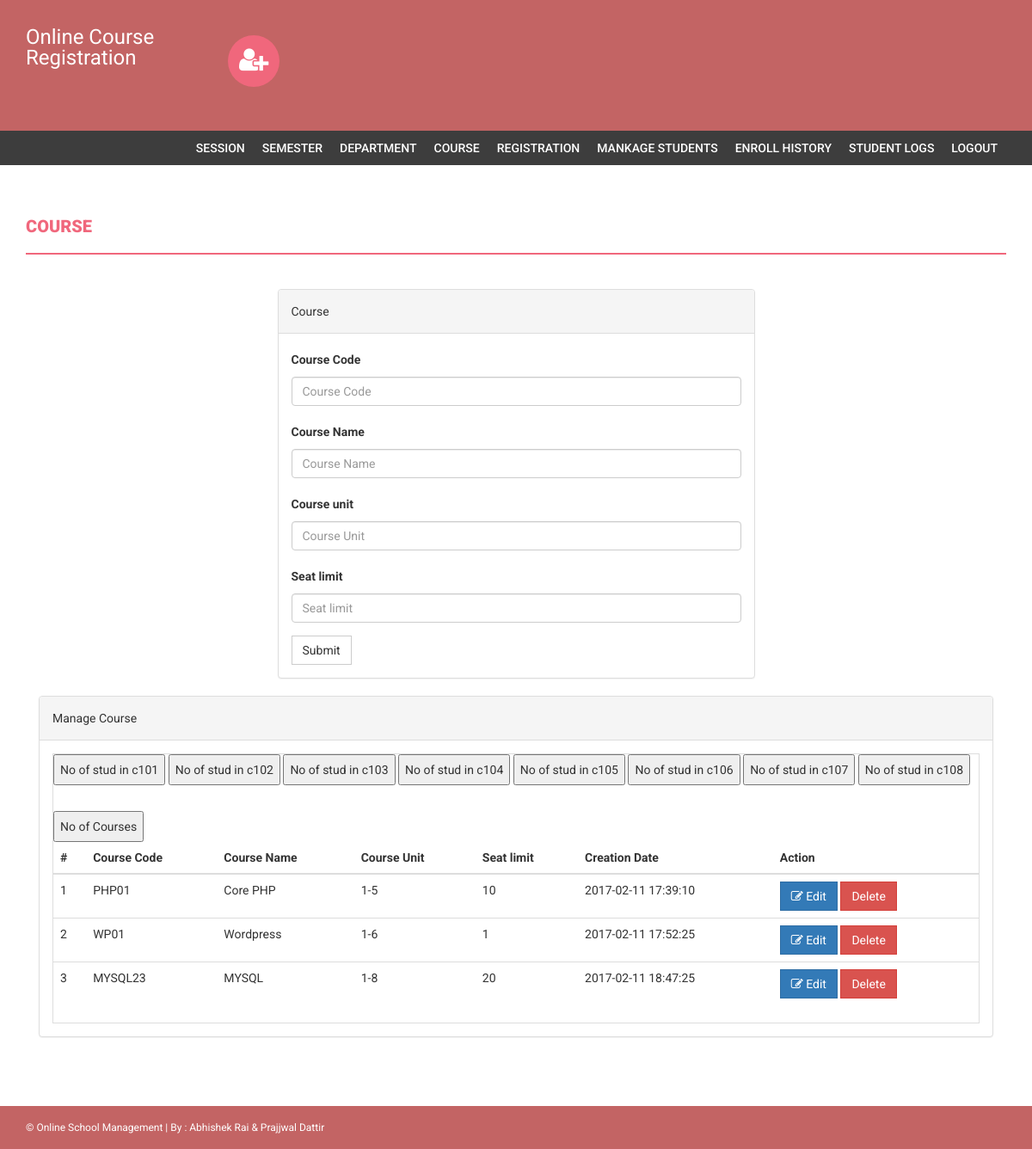
The app's page /admin/course.php (signed in), older data.
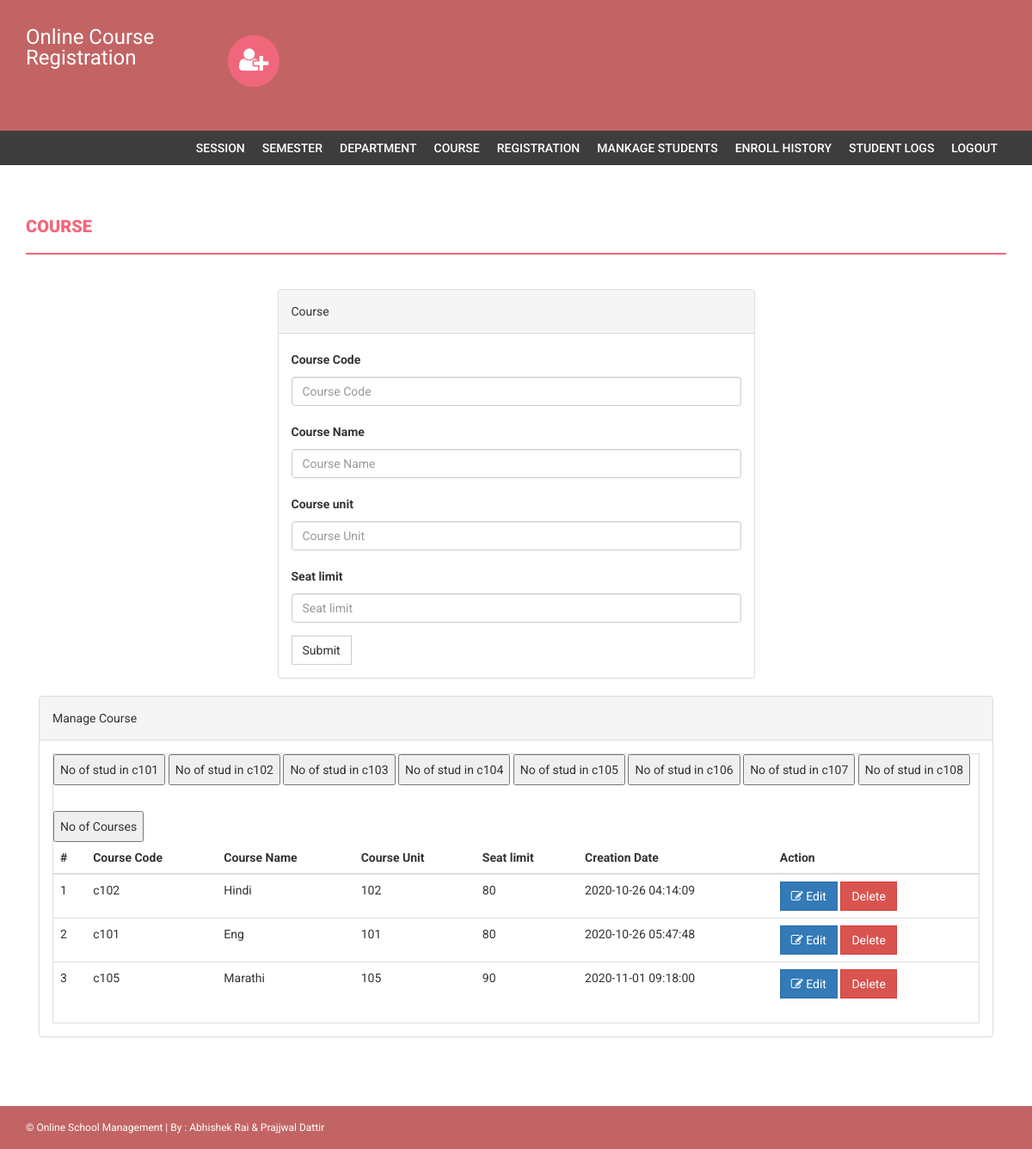
The same page, newer data.
### tables this page shows
CREATE TABLE `course` (
  `id` int(11) NOT NULL,
  `courseCode` varchar(255) DEFAULT NULL,
  `courseName` varchar(255) DEFAULT NULL,
  `courseUnit` varchar(255) DEFAULT NULL,
  `noofSeats` int(11) DEFAULT NULL,
  `creationDate` timestamp NULL DEFAULT current_timestamp(),
  `updationDate` varchar(255) DEFAULT NULL,
  `dept_id` int(6) DEFAULT NULL
);

### admin/course.php (the view, shortened to what this page needs)
<?php
if(strlen($_SESSION['alogin'])==0)
    {
header('location:index.php');
}
else{
?>
<!DOCTYPE html>
<html xmlns="http://www.w3.org/1999/xhtml">
<head>
    <link href="assets/css/bootstrap.css" rel="stylesheet" />
    <link href="assets/css/font-awesome.css" rel="stylesheet" />
    <link href="assets/css/style.css" rel="stylesheet" />
</head>
<body>
<?php include('includes/header.php');?>
<?php if($_SESSION['alogin']!="")
{
 include('includes/menubar.php');
}
 ?>
    <div class="content-wrapper">
        <div class="container">
              <div class="row">
                    <div class="col-md-12">
                        <h1 class="page-head-line">Course  </h1>
                    </div>
                </div>
                <div class="row" >
                  <div class="col-md-3"></div>
                    <div class="col-md-6">
                        <div class="panel panel-default">
                        <div class="panel-heading">
                           Course
                        </div>
                        <div class="panel-body">
                       <form name="dept" method="post">
   <div class="form-group">
    <label for="coursecode">Course Code  </label>
    <input type="text" class="form-control" id="coursecode" name="coursecode" placeholder="Course Code" required />
  </div>
 <div class="form-group">
    <label for="coursename">Course Name  </label>
    <input type="text" class="form-control" id="coursename" name="coursename" placeholder="Course Name" required />
  </div>
<div class="form-group">
    <label for="courseunit">Course unit  </label>
    <input type="text" class="form-control" id="courseunit" name="courseunit" placeholder="Course Unit" required />
  </div>
<div class="form-group">
    <label for="seatlimit">Seat limit  </label>
    <input type="text" class="form-control" id="seatlimit" name="seatlimit" placeholder="Seat limit" required />
  </div>
 <button type="submit" name="submit" class="btn btn-default">Submit</button>
</form>
                            </div>
                            </div>
                    </div>
                </div>
                <div class="col-md-12">
                    <div class="panel panel-default">
                        <div class="panel-heading">
                            Manage Course
                        </div>
                        <div class="panel-body">
                            <div class="table-responsive table-bordered">
                                <table class="table">
                                    <thead>
                                        <tr>
                                            <th>#</th>
                                            <th>Course Code</th>
                                            <th>Course Name </th>
                                            <th>Course Unit</th>
                                            <th>Seat limit</th>
                                             <th>Creation Date</th>
                                             <th>Action</th>
                                        </tr>
                                    </thead>
                                    <tbody>
                                    	<div>
  <form method="post">
        <input type="submit" name="course101"
                value="No of stud in c101"/>
                 <input type="submit" name="course102"
                value="No of stud in c102"/>
          <input type="submit" name="course103"
                value="No of stud in c103"/>
               <input type="submit" name="course104"
                value="No of stud in c104"/>
                <input type="submit" name="course105"
                value="No of stud in c105"/>
                <input type="submit" name="course106"
                value="No of stud in c106"/>
                <input type="submit" name="course107"
                value="No of stud in c107"/>
                <input type="submit" name="course108"
                value="No of stud in c108"/> <br><br>
 	<input type="submit" name="courses" value="No of Courses" />
    </form>
</div>
<?php
$sql=mysqli_query($con,"select * from course");
$cnt=1;
while($row=mysqli_fetch_array($sql))
{
?>
                                        <tr>
                                            <td><?php echo $cnt;?></td>
                                            <td><?php echo htmlentities($row['courseCode']);?></td>
                                            <td><?php echo htmlentities($row['courseName']);?></td>
                                            <td><?php echo htmlentities($row['courseUnit']);?></td>
                                             <td><?php echo htmlentities($row['noofSeats']);?></td>
                                            <td><?php echo htmlentities($row['creationDate']);?></td>
                                            <td>
                                            <a href="edit-course.php?id=<?php echo $row['id']?>">
<button class="btn btn-primary"><i class="fa fa-edit "></i> Edit</button> </a>
  <a href="course.php?id=<?php echo $row['id']?>&del=delete" onClick="return confirm('Are you sure you want to delete?')">
                                            <button class="btn btn-danger">Delete</button>
</a>
                                            </td>
                                        </tr>
<?php
$cnt++;
} ?>
                                    </tbody>
                                </table>
                            </div>
                        </div>
                    </div>
                </div>
            </div>
        </div>
  <?php include('includes/footer.php');?>
</body>
</html>
<?php } ?>

### admin/includes/header.php (shortened to what this page needs)
<div class="navbar navbar-inverse set-radius-zero">
    <div class="container">
        <div class="navbar-header">
             <a class="navbar-brand" href="#" style="color:#fff; font-size:24px;4px; line-height:24px; ">
               Online Course Registration
            </a>
        </div>
        <div class="left-div">
            <i class="fa fa-user-plus login-icon" ></i>
    </div>
        </div>
    </div>

### admin/includes/menubar.php
<section class="menu-section">
        <div class="container">
            <div class="row">
                <div class="col-md-12">
                    <div class="navbar-collapse collapse ">
                        <ul id="menu-top" class="nav navbar-nav navbar-right">
                            <li><a href="session.php">Session</a></li>
                            <li><a href="semester.php">Semester </a></li>
                            <li><a   href="department.php">Department</a></li>
                             <li><a href="course.php">Course</a></li>
                              <li><a href="student-registration.php">Registration</a></li>
                               <li><a href="manage-students.php">Mankage Students</a></li>
                               <li><a href="enroll-history.php">Enroll History</a></li>
                               <li><a href="user-log.php">Student Logs </a></li>
                            <li><a href="logout.php">Logout</a></li>
                        </ul>
                    </div>
                </div>
            </div>
        </div>
    </section>

### admin/includes/footer.php
<footer>
        <div class="container">
            <div class="row">
                <div class="col-md-12">
                    &copy;  Online School Management | By : Abhishek Rai & Prajjwal Dattir
                </div>
            </div>
        </div>
    </footer>

### admin/assets/css/style.css (style rules this page uses)
body { font-family: 'Roboto', sans-serif; line-height: 30px; }
.set-radius-zero { border-radius: 0px; -moz-border-radius: 0px; -webkit-border-radius: 0px; }
.content-wrapper { margin-top: 40px; min-height: 600px; padding-bottom: 60px; }
.page-head-line { font-weight: 900; padding-bottom: 20px; border-bottom: 2px solid #F0677C; text-transform: uppercase; color: #F0677C; font-size: 20px; margin-bottom: 40px; }
.btn { border-radius: 0px; -webkit-border-radius: 0px; -moz-border-radius: 0px; }
.login-icon { height: 60px; width: 60px; padding: 13px; border-radius: 50%; font-size: 30px; margin-bottom: 20px; color: #fff; text-align: center; cursor:pointer; background-color:#F0677C; -webkit-border-radius:50%; -moz-border-radius:50%; }
.left-div { padding-left: 30px; margin-top: 40px; margin-bottom: 30px; }
.navbar-brand { width: 250px; padding-top: 30px; }
.menu-section { background-color: #3D3D3D; }
#menu-top a { color: #FFF; text-decoration: none; font-weight: 500; padding: 10px 10px 10px 10px; text-transform: uppercase; }
.navbar-inverse { background-color: #C36464; border-color: transparent; }
.navbar { margin-bottom: 0px; }
footer { padding: 10px; color: #fff; font-size: 12px; background-color: #C36464; }

Row changes from the older to the newer data that the page shows:
removed course: courseCode "PHP01", courseName "Core PHP", courseUnit "1-5", noofSeats "10", creationDate "2017-02-11 17:39:10"
removed course: courseCode "WP01", courseName "Wordpress", courseUnit "1-6", noofSeats "1", creationDate "2017-02-11 17:52:25"
removed course: courseCode "MYSQL23", courseName "MYSQL", courseUnit "1-8", noofSeats "20", creationDate "2017-02-11 18:47:25"
added course: courseCode "c102", courseName "Hindi", courseUnit "102", noofSeats "80", creationDate "2020-10-26 04:14:09"
added course: courseCode "c101", courseName "Eng", courseUnit "101", noofSeats "80", creationDate "2020-10-26 05:47:48"
added course: courseCode "c105", courseName "Marathi", courseUnit "105", noofSeats "90", creationDate "2020-11-01 09:18:00"
